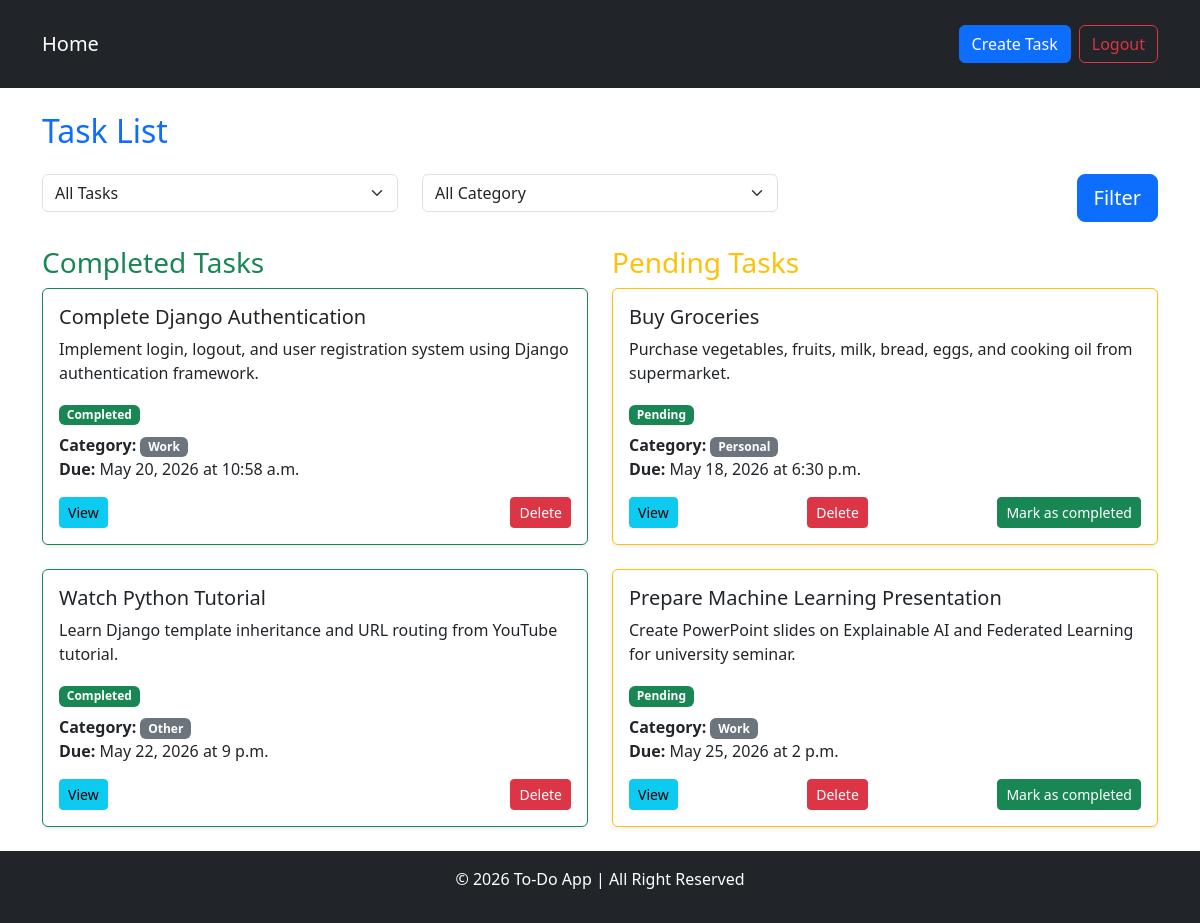
The app's page / (signed in) with its own data.
### task/models.py (models this page shows, shortened)
class Task(models.Model):
    STATUS = [
        ('pending', 'Pending'),
        ('completed', 'Completed')
    ]
    CATEGORY = [
        ('work', 'Work'),
        ('personal', 'Personal'),
        ('other', 'Other')
    ]
    title = models.CharField(max_length=100)
    description = models.TextField()
    due_date = models.DateField()
    due_time = models.TimeField()
    status = models.CharField(max_length=10, choices=STATUS, default='pending')
    category = models.CharField(max_length=10, choices=CATEGORY)
    is_completed = models.BooleanField(default=False)
    user = models.ForeignKey(User, on_delete=models.CASCADE)

### task/views.py (the view)
# urls.py: path('', views.task_list, name='task_list'),
@login_required
def task_list(request):
    status_filter = request.GET.get('status', 'all')
    category_filter = request.GET.get('category', 'all')
    tasks = Task.objects.filter(user = request.user)
    if status_filter != 'all':
        tasks = tasks.filter(is_completed=(status_filter=='completed'))
    if category_filter != 'all':
        tasks = tasks.filter(category=category_filter)
    completed_tasks = tasks.filter(is_completed = True)
    pending_tasks = tasks.filter(is_completed = False)
    return render(request, 'task_list.html', {
        'completed_tasks' : completed_tasks,
        'pending_tasks' : pending_tasks,
        'status_filter' : status_filter,
        'category_filter' : category_filter,
    })

### task/templates/task_list.html (shortened to what this page needs)
{% extends "base.html" %}
{% block content %}
    <h2 class="mb-4 text-primary">Task List</h2>
    <form method="get" class="mb-4">
        <div class="row">
            <div class="col-md-4">
                <select name="status" class="form-select form-selectlg">
                    <option value="all" {% if status_filter == 'all' %}selected{% endif %}>All Tasks</option>
                </select>
            </div>
            <div class="col-md-4">
                <select name="category" class="form-select form-selectlg">
                    <option value="all" {% if category_filter == 'all' %}selected{% endif %}>All Category</option>
                </select>
            </div>
            <div class="col-md-4 text-end">
                <button type="submit" class="btn btn-primary btn-lg">Filter</button>
            </div>
        </div>
    </form>
    <div class="row">
        <div class="col-md-6">
            <h3 class="text-success">Completed Tasks</h3>
            <div class="card-columns">
                {% for task in completed_tasks  %}
                <div class="card mb-4 shadow-sm border-success">
                    <div class="card-body">
                        <h5 class="card-title">{{ task.title }}</h5>
                        <p class="card-text">{{ task.description|truncatewords:15 }}</p>
                        <span class="badge bg-success mb-2">Completed</span>
                        <p class="card-text">
                            <strong>Category:</strong>
                                    <span class="badge bg-secondary">
                                        {{ task.get_category_display }}
                                    </span><br>
                            <strong>Due:</strong> {{ task.due_date }} at {{ task.due_time }}
                        </p>
                        <div class="d-flex justify-content-between">
                            <a href="{% url 'task_detail' task.id %}" class="btn btn-info btn-sm">View</a>
                            <a href="{% url 'task_delete' task.id %}" class="btn btn-danger btn-sm">Delete</a>
                        </div>
                    </div>
                </div>
                {% endfor %}
            </div>
        </div>
       <div class="col-md-6">
            <h3 class="text-warning">Pending Tasks</h3>
            <div class="card-columns">
                {% for task in pending_tasks  %}
                <div class="card mb-4 shadow-sm border-warning">
                    <div class="card-body">
                        <h5 class="card-title">{{ task.title }}</h5>
                        <p class="card-text">{{ task.description|truncatewords:15 }}</p>
                        <span class="badge bg-success mb-2">Pending</span>
                        <p class="card-text">
                            <strong>Category:</strong> <span class="badge bg-secondary">{{ task.get_category_display }}</span><br>
                            <strong>Due:</strong> {{ task.due_date }} at {{ task.due_time }}
                        </p>
                        <div class="d-flex justify-content-between">
                            <a href="{% url 'task_detail' task.id %}" class="btn btn-info btn-sm">View</a>
                            <a href="{% url 'task_delete' task.id %}" class="btn btn-danger btn-sm">Delete</a>
                            <a href="{% url 'task_mark_completed' task.id %}" class="btn btn-success btn-sm">Mark as completed</a>
                        </div>
                    </div>
                </div>
                {% endfor %}
            </div>
        </div>
    </div>
{% endblock %}

### records on screen
Task: title "Complete Django Authentication", description "Implement login, logout, and user registration system using Django authentication framework.", category "Work", due_date "May 20, 2026", due_time "10:58 a.m."
Task: title "Watch Python Tutorial", description "Learn Django template inheritance and URL routing from YouTube tutorial.", category "Other", due_date "May 22, 2026", due_time "9 p.m."
Task: title "Buy Groceries", description "Purchase vegetables, fruits, milk, bread, eggs, and cooking oil from supermarket.", category "Personal", due_date "May 18, 2026", due_time "6:30 p.m."
Task: title "Prepare Machine Learning Presentation", description "Create PowerPoint slides on Explainable AI and Federated Learning for university seminar.", category "Work", due_date "May 25, 2026", due_time "2 p.m."
